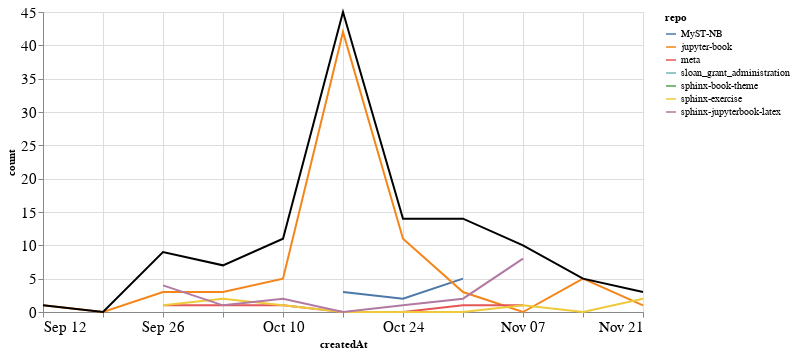

Notebook code for this chart:
### Markdown cell above
### Comments

### Code cell
comments_time = comments.groupby('repo').resample('W', on='createdAt').count()['author'].reset_index()
comments_time = comments_time.rename(columns={'author': 'count'})
comments_time_total = comments_time.groupby('createdAt').agg({"count": "sum"}).reset_index()
ch1 = alt.Chart(comments_time, width=600).mark_line().encode(
    x='createdAt',
    y='count',
    color='repo',
    tooltip="repo"
)

ch2 = alt.Chart(comments_time_total, width=600).mark_line(color="black").encode(
    x='createdAt',
    y='count',
)

ch1 + ch2

### Figure 1 — Vega-Lite specification as saved in the notebook (floating-point values rounded to 4 significant figures)
{"config": {"axisLeft": {"labelFontSize": 15}, "axisBottom": {"labelFontSize": 15}}, "layer": [{"data": {"name": "data-a3031f63468a5b4de5a00d6c659ab229"}, "mark": "line", "encoding": {"color": {"type": "nominal", "field": "repo"}, "tooltip": {"type": "nominal", "field": "repo"}, "x": {"type": "temporal", "field": "createdAt"}, "y": {"type": "quantitative", "field": "count"}}, "width": 600}, {"data": {"name": "data-f63003e95c9520d993e4fd0c69c33076"}, "mark": {"type": "line", "color": "black"}, "encoding": {"x": {"type": "temporal", "field": "createdAt"}, "y": {"type": "quantitative", "field": "count"}}, "width": 600}], "$schema": "https://vega.github.io/schema/vega-lite/v4.8.1.json", "datasets": {"data-a3031f63468a5b4de5a00d6c659ab229": [{"repo": "MyST-NB", "createdAt": "2021-10-17T00:00:00", "count": 3}, {"repo": "MyST-NB", "createdAt": "2021-10-24T00:00:00", "count": 2}, {"repo": "MyST-NB", "createdAt": "2021-10-31T00:00:00", "count": 5}, {"repo": "jupyter-book", "createdAt": "2021-09-12T00:00:00", "count": 1}, {"repo": "jupyter-book", "createdAt": "2021-09-19T00:00:00", "count": 0}, {"repo": "jupyter-book", "createdAt": "2021-09-26T00:00:00", "count": 3}, {"repo": "jupyter-book", "createdAt": "2021-10-03T00:00:00", "count": 3}, {"repo": "jupyter-book", "createdAt": "2021-10-10T00:00:00", "count": 5}, {"repo": "jupyter-book", "createdAt": "2021-10-17T00:00:00", "count": 42}, {"repo": "jupyter-book", "createdAt": "2021-10-24T00:00:00", "count": 11}, {"repo": "jupyter-book", "createdAt": "2021-10-31T00:00:00", "count": 3}, {"repo": "jupyter-book", "createdAt": "2021-11-07T00:00:00", "count": 0}, {"repo": "jupyter-book", "createdAt": "2021-11-14T00:00:00", "count": 5}, {"repo": "jupyter-book", "createdAt": "2021-11-21T00:00:00", "count": 1}, {"repo": "meta", "createdAt": "2021-09-26T00:00:00", "count": 1}, {"repo": "meta", "createdAt": "2021-10-03T00:00:00", "count": 1}, {"repo": "meta", "createdAt": "2021-10-10T00:00:00", "count": 1}, {"repo": "meta", "createdAt": "2021-10-17T00:00:00", "count": 0}, {"repo": "meta", "createdAt": "2021-10-24T00:00:00", "count": 0}, {"repo": "meta", "createdAt": "2021-10-31T00:00:00", "count": 1}, {"repo": "meta", "createdAt": "2021-11-07T00:00:00", "count": 1}, {"repo": "sloan_grant_administration", "createdAt": "2021-10-10T00:00:00", "count": 2}, {"repo": "sphinx-book-theme", "createdAt": "2021-10-31T00:00:00", "count": 3}, {"repo": "sphinx-exercise", "createdAt": "2021-09-26T00:00:00", "count": 1}, {"repo": "sphinx-exercise", "createdAt": "2021-10-03T00:00:00", "count": 2}, {"repo": "sphinx-exercise", "createdAt": "2021-10-10T00:00:00", "count": 1}, {"repo": "sphinx-exercise", "createdAt": "2021-10-17T00:00:00", "count": 0}, {"repo": "sphinx-exercise", "createdAt": "2021-10-24T00:00:00", "count": 0}, {"repo": "sphinx-exercise", "createdAt": "2021-10-31T00:00:00", "count": 0}, {"repo": "sphinx-exercise", "createdAt": "2021-11-07T00:00:00", "count": 1}, {"repo": "sphinx-exercise", "createdAt": "2021-11-14T00:00:00", "count": 0}, {"repo": "sphinx-exercise", "createdAt": "2021-11-21T00:00:00", "count": 2}, {"repo": "sphinx-jupyterbook-latex", "createdAt": "2021-09-26T00:00:00", "count": 4}, {"repo": "sphinx-jupyterbook-latex", "createdAt": "2021-10-03T00:00:00", "count": 1}, {"repo": "sphinx-jupyterbook-latex", "createdAt": "2021-10-10T00:00:00", "count": 2}, {"repo": "sphinx-jupyterbook-latex", "createdAt": "2021-10-17T00:00:00", "count": 0}, {"repo": "sphinx-jupyterbook-latex", "createdAt": "2021-10-24T00:00:00", "count": 1}, {"repo": "sphinx-jupyterbook-latex", "createdAt": "2021-10-31T00:00:00", "count": 2}, {"repo": "sphinx-jupyterbook-latex", "createdAt": "2021-11-07T00:00:00", "count": 8}], "data-f63003e95c9520d993e4fd0c69c33076": [{"createdAt": "2021-09-12T00:00:00", "count": 1}, {"createdAt": "2021-09-19T00:00:00", "count": 0}, {"createdAt": "2021-09-26T00:00:00", "count": 9}, {"createdAt": "2021-10-03T00:00:00", "count": 7}, {"createdAt": "2021-10-10T00:00:00", "count": 11}, {"createdAt": "2021-10-17T00:00:00", "count": 45}, {"createdAt": "2021-10-24T00:00:00", "count": 14}, {"createdAt": "2021-10-31T00:00:00", "count": 14}, {"createdAt": "2021-11-07T00:00:00", "count": 10}, {"createdAt": "2021-11-14T00:00:00", "count": 5}, {"createdAt": "2021-11-21T00:00:00", "count": 3}]}}
